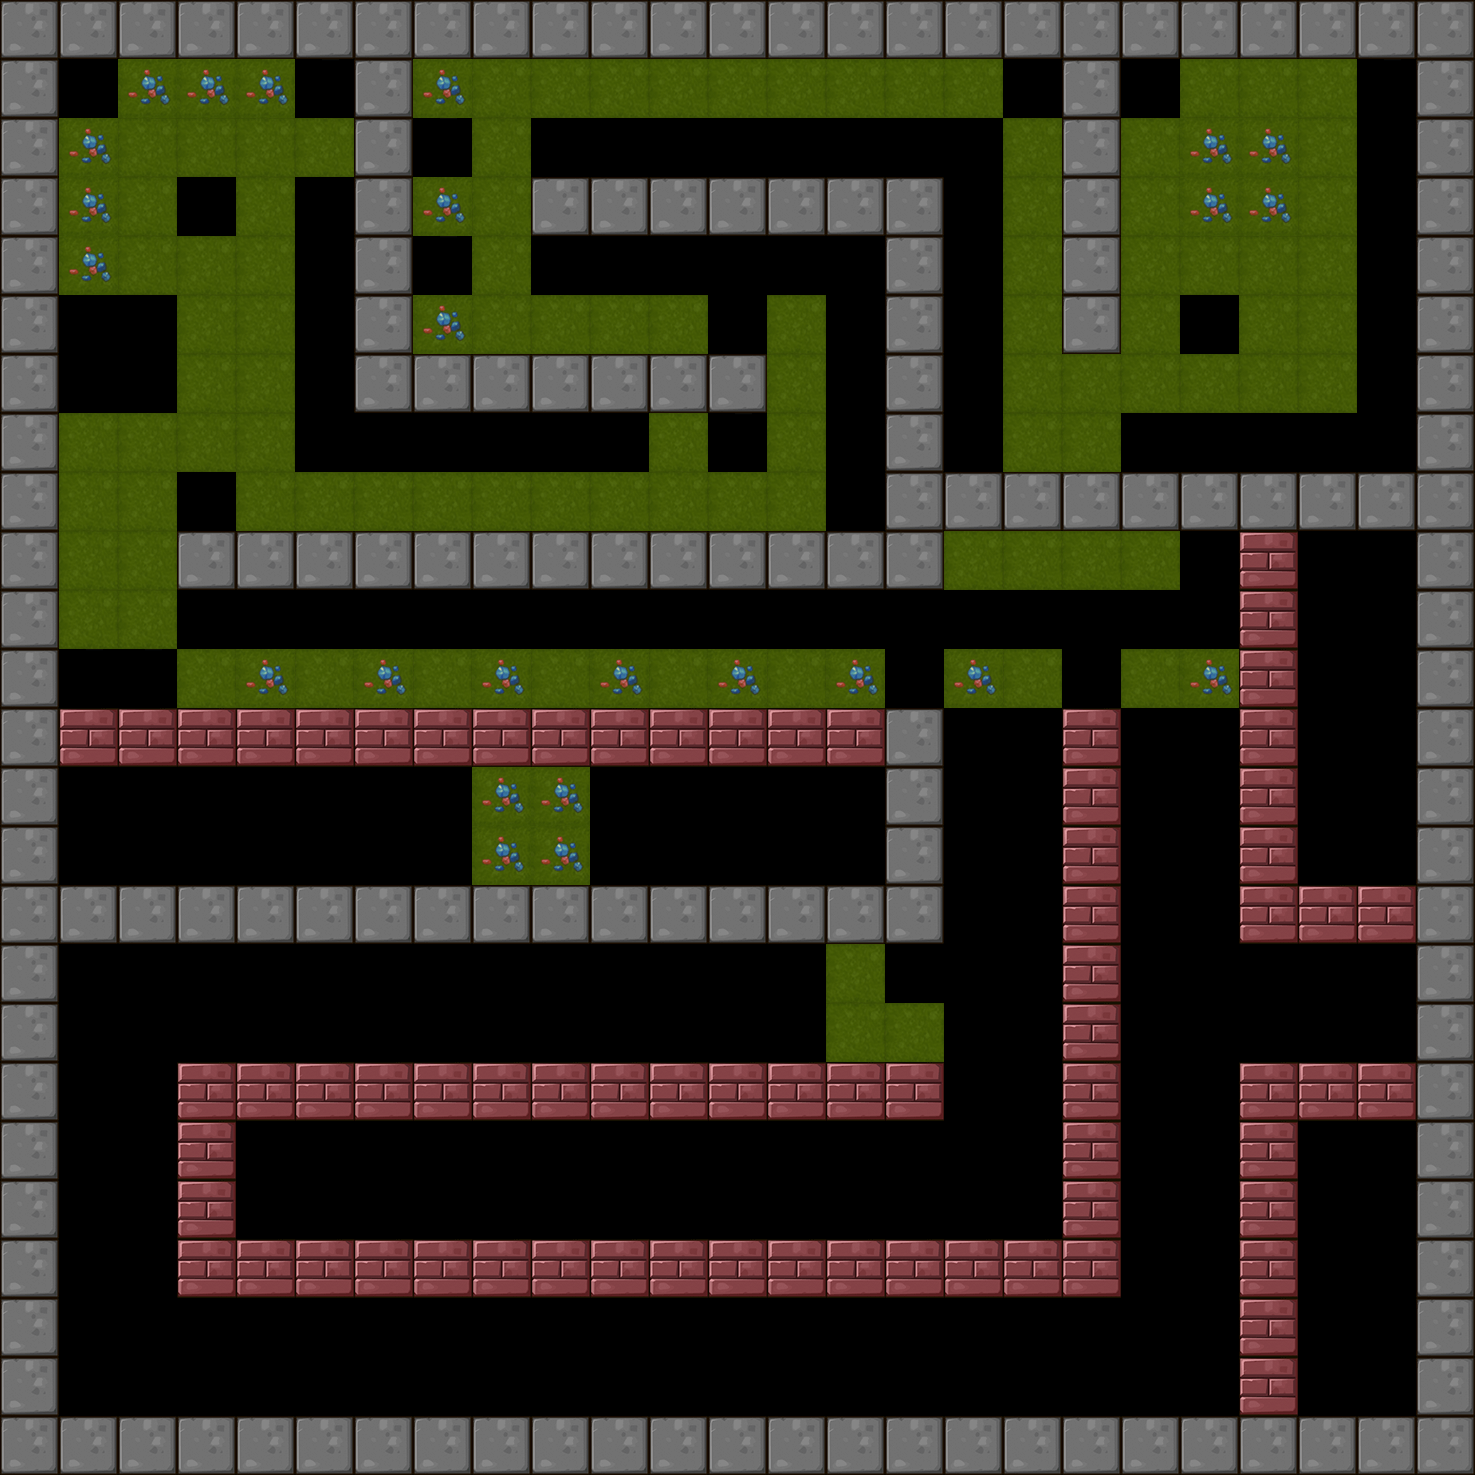

A level layout from a 2D game, rendered from its tile map. Below: a short description, then the map file with tile-grid data replaced by summaries:
An orthogonal 25x25 tile map with 59x59 px tiles, 1 tile layer (BackGround) and 21 objects (8x Tanker, 8x Shipper, 4x Tracker, Player).

<map version="1.0" orientation="orthogonal" renderorder="right-down" width="25" height="25" tilewidth="59" tileheight="59">
 <tileset firstgid="1" name="itemmap" tilewidth="59" tileheight="59">
  <image source="tileset2.png" trans="ff00ff" width="354" height="354" />
 </tileset>
 <layer name="BackGround" width="25" height="25">
  <data>[625 cells, 387 non-empty, 16 distinct tile ids]</data>
 </layer>
 <objectgroup name="RobotCharacter">
  <object name="Player" x="1128.49" y="68.3928" width="40" height="40" />
 </objectgroup>
 <objectgroup name="EnemyCharacter">
  <object name="Tanker" type="Tanker" x="420.515" y="1366.32" width="40" height="40" />
  <object name="Tanker" type="Tanker" x="949.012" y="597.529" width="40" height="40" />
  <object name="Tanker" type="Tanker" x="1127.49" y="1014.84" width="40" height="40" />
  <object name="Tanker" type="Tanker" x="243.601" y="1187.83" width="40" height="40" />
  <object name="Tanker" type="Tanker" x="888.03" y="1369.76" width="40" height="40" />
  <object name="Tanker" type="Tanker" x="1004.21" y="1069.62" width="40" height="40" />
  <object name="Tanker" type="Tanker" x="952.144" y="1187.7" width="40" height="40" />
  <object name="Tanker" type="Tanker" x="1189.57" y="718.456" width="40" height="40" />
  <object name="Shipper" type="Shipper" x="1242.61" y="419.355" width="40" height="40" />
  <object name="Shipper" type="Shipper" x="595.078" y="243.63" width="40" height="40" />
  <object name="Shipper" type="Shipper" x="776.47" y="124.562" width="40" height="40" />
  <object name="Shipper" type="Shipper" x="68.3627" y="1189.62" width="40" height="40" />
  <object name="Shipper" type="Shipper" x="419.374" y="953.401" width="40" height="40" />
  <object name="Shipper" type="Shipper" x="129.397" y="779.627" width="40" height="40" />
  <object name="Shipper" type="Shipper" x="306.418" y="418.019" width="40" height="40" />
  <object name="Shipper" type="Shipper" x="302.194" y="775.116" width="40" height="40" />
  <object name="Tracker" type="Tracker" x="1309.22" y="542.064" width="40" height="40" />
  <object name="Tracker" type="Tracker" x="654.941" y="780.712" width="40" height="40" />
  <object name="Tracker" type="Tracker" x="1304.34" y="833.832" width="40" height="40" />
  <object name="Tracker" type="Tracker" x="1305.52" y="1129.8" width="40" height="40" />
 </objectgroup>
</map>
